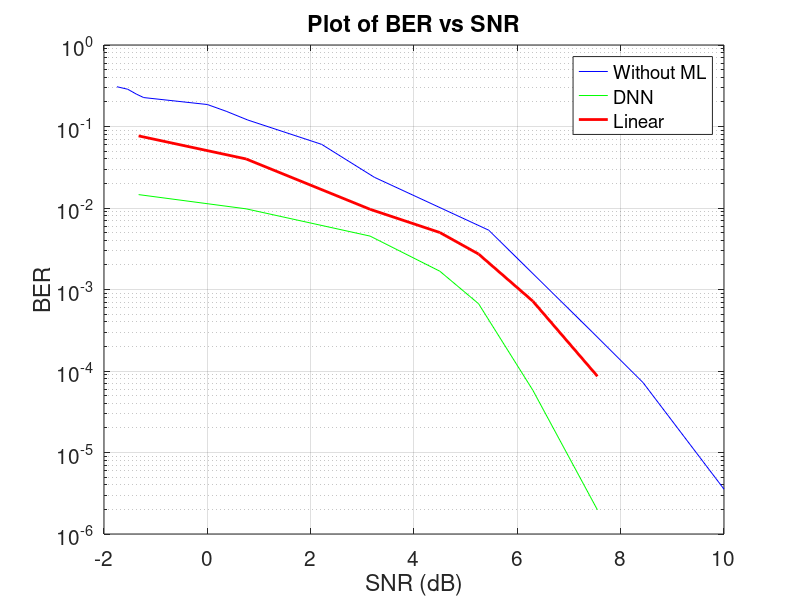

MATLAB code to generate this figure:
% Defining the vectors
x = [-1.75,-1.54,-1.375,-1.232,0,0.365,0.782,2.212,3.233,5.446,7.4472,8.434,10];
y = [-0.512,-0.543,-0.602,-0.645,-0.7302,-0.813,-0.9203,-1.2189,-1.6232,-2.272,-3.52,-4.143,-5.45];
y = 10.^y;

% ber plot of DNN and linear models for QPSK modulation
snr = [-1.33,0.75,3.15,4.5,5.25,6.3,7.55];
ber_dnn = [0.0146,0.00977,0.004522,0.0016767,0.000669,5.810e-05,1.9779e-06];
ber_linear = [0.07669,0.03999,0.0096408,0.0050023,0.0027223,0.0007193, 8.629475e-05];
model_difference = [0.0921,0.075832,0.05697997,0.03037,0.01113753,0.00042733,0.00418475];
 
semilogy(x,y,'b',snr,ber_dnn,'g',snr,ber_linear,'r','LineWidth',2);
grid on;
title('Plot of BER vs SNR');
legend('Without ML','DNN','Linear');
xlabel('SNR (dB)');
ylabel('BER');
set(gca,'FontSize',15,'xlim',[-2 10],'ylim',[1e-6 1]);

